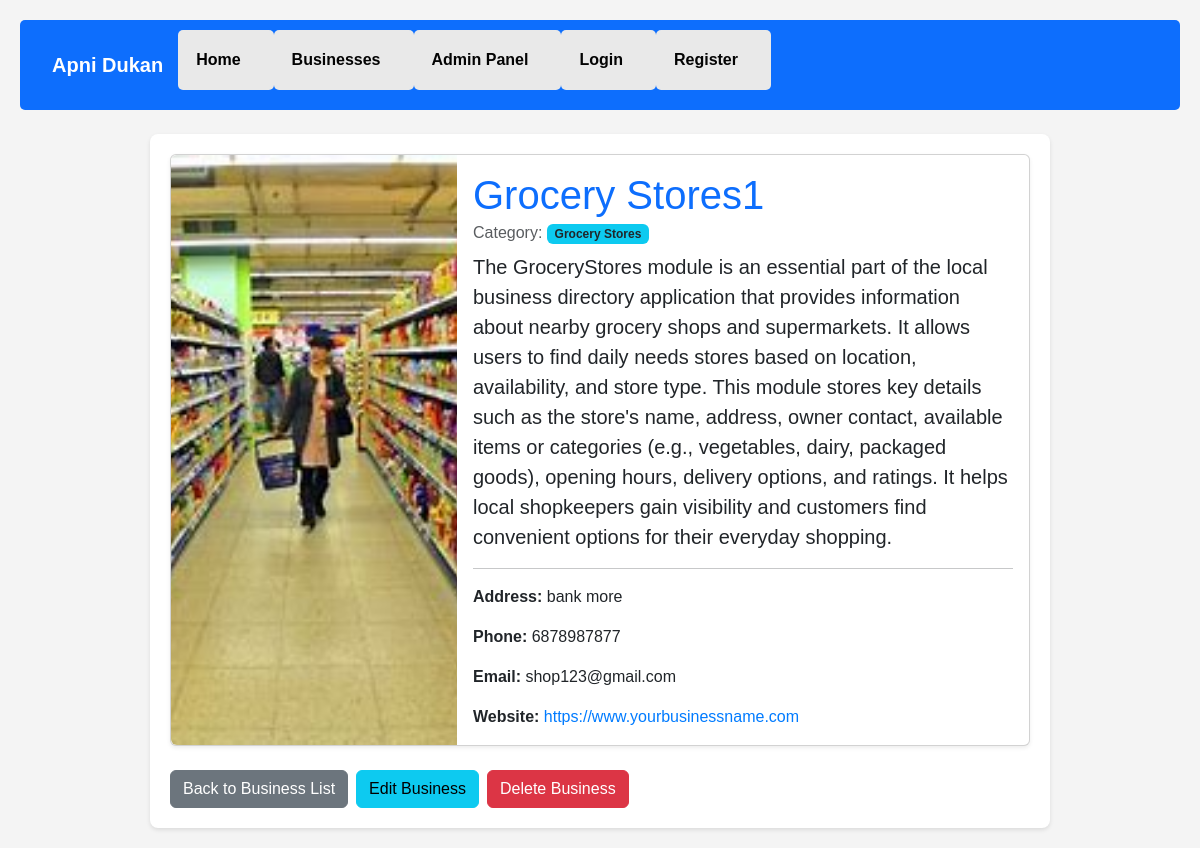
Screenshot of /3/ with the database file from the repository.
### businesses/models.py (models this page shows, shortened)
class Business(models.Model):
    name = models.CharField(max_length=200)
    category = models.ForeignKey(
        Category,
        on_delete=models.SET_NULL, # Category delete hone par business ki category NULL ho jaayegi
        null=True,                # Category field NULL ho sakta hai
        blank=True,               # Form mein blank chhod sakte hain
        related_name='businesses' # Category se related businesses ko access karne ke liye
    )
    address = models.CharField(max_length=200) # Maximum length ko 200 par rakha hai, jaisa pehle tha
    phone = models.CharField(max_length=20, blank=True, null=True) # Phone field ka naam 'phone' hi rakha hai
    email = models.EmailField(blank=True, null=True)
    website = models.URLField(blank=True, null=True)
    description = models.TextField(blank=True, null=True)
    image = models.ImageField(upload_to='business_images/', blank=True, null=True)
    class Meta:
        verbose_name_plural = "Businesses"

class Category(models.Model):
    name = models.CharField(max_length=100, unique=True)
    description = models.TextField(blank=True, null=True)
    class Meta:
        verbose_name_plural = "Categories"

### businesses/views.py (the view)
# urls.py: path('<int:pk>/', views.business_detail, name='detail'),
def business_detail(request, pk):
    business = get_object_or_404(Business, pk=pk)
    context = {
        'business': business,
        'title': business.name
    }
    return render(request, 'businesses/business_detail.html', context)

### businesses/templates/businesses/business_detail.html (shortened to what this page needs)
{% extends 'businesses/base.html' %}
{% block content %}
    <div class="card mb-4 shadow-sm">
        <div class="row g-0">
            <div class="col-md-4">
                {% if business.image %}
                    <img src="{{ business.image.url }}" class="img-fluid rounded-start" alt="{{ business.name }}" style="object-fit: cover; height: 100%;">
                {% else %}
                    <img src="https://via.placeholder.com/400x400?text=No+Image" class="img-fluid rounded-start" alt="No Image" style="object-fit: cover; height: 100%;">
                {% endif %}
            </div>
            <div class="col-md-8">
                <div class="card-body">
                    <h1 class="card-title text-primary">{{ business.name }}</h1>
                    {% if business.category %}
                        <h6 class="card-subtitle mb-2 text-muted">Category: <span class="badge bg-info text-dark">{{ business.category.name }}</span></h6>
                    {% endif %}
                    {% if business.description %}
                        <p class="card-text lead">{{ business.description }}</p>
                    {% endif %}
                    <hr>
                    <p class="card-text"><strong>Address:</strong> {{ business.address }}</p>
                    {% if business.phone %}<p class="card-text"><strong>Phone:</strong> {{ business.phone }}</p>{% endif %}
                    {% if business.email %}<p class="card-text"><strong>Email:</strong> {{ business.email }}</p>{% endif %}
                    {% if business.website %}<p class="card-text"><strong>Website:</strong> <a href="{{ business.website }}" target="_blank">{{ business.website }}</a></p>{% endif %}
                </div>
            </div>
        </div>
    </div>
    <div class="d-flex justify-content-start gap-2">
        <a href="{% url 'businesses:list' %}" class="btn btn-secondary">Back to Business List</a>
        <a href="{% url 'businesses:edit_business' pk=business.pk %}" class="btn btn-info">Edit Business</a>
        <a href="{% url 'businesses:delete_business' pk=business.pk %}" class="btn btn-danger">Delete Business</a>
    </div>
{% endblock %}

### businesses/templates/businesses/base.html (style rules this page uses)
body { font-family: Arial, sans-serif; margin: 20px; background-color: #f4f4f4; color: #333; }
h1, h2 { color: #0056b3; }
a { text-decoration: none; color: #007bff; }

### rows the page displays
Business: image (picture), name "Grocery Stores1", category.name "Grocery Stores", description "The GroceryStores module is an essential part of the local business directory application that provides information about nearby grocery shops and supermarkets. It allows users to find daily needs stores based on location, availability, and store type. This module stores key details such as the store's name, address, owner contact, available items or categories (e.g., vegetables, dairy, packaged goods), opening hours, delivery options, and ratings. It helps local shopkeepers gain visibility and customers find convenient options for their everyday shopping.", address "bank more", phone "6878987877", email "shop123@gmail.com", website "https://www.yourbusinessname.com"
